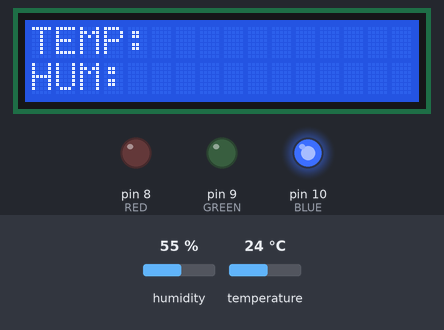
This sketch was run on a simulated Arduino Uno, built with avr-gcc and run on an emulated ATmega328P. On the bench: 16×2 character LCD, output pins drawn as LEDs (lit = HIGH). The test bench sets the inputs (shaded band); at power-on: temperature 24 °C, humidity 55 %.

Above: at 1.2 s.
1.3 s: temperature set to 22.7 °C
At 10.4 s:
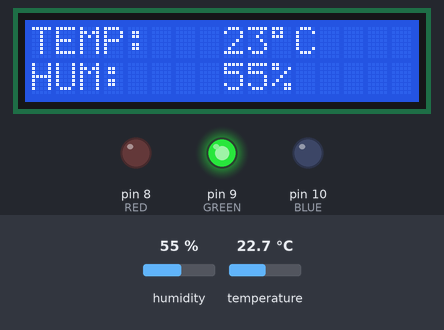
16.2 s: temperature set to 28 °C
At 20.4 s:
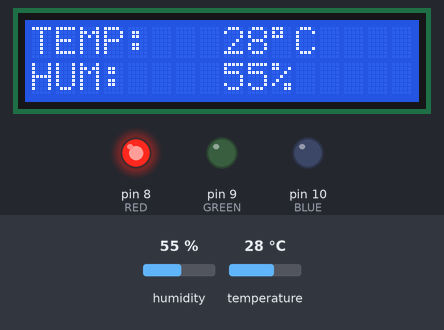
31.1 s: temperature set to 12 °C
At 40.4 s:
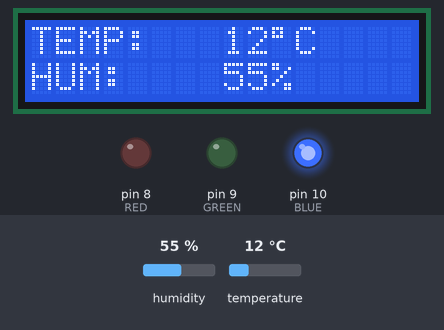
46.0 s: humidity set to 22 %
At 50.4 s:
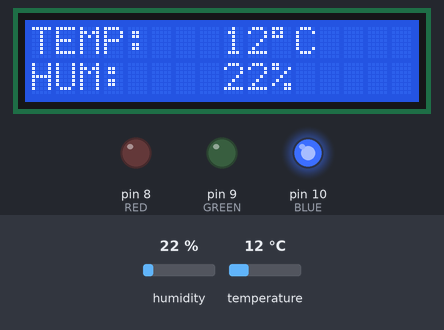
Timing chart, 0 to 51.9 s (numbered marks = the images above; inputs shaded):
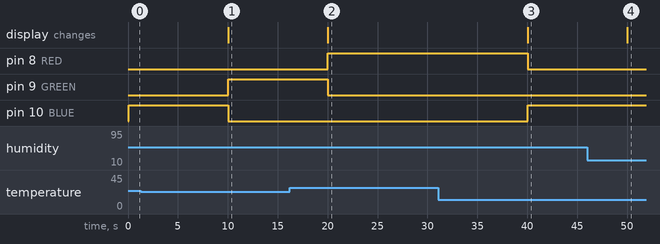

Measured:
- the behaviour switches between 23.5 and 23.4 °C on temperature (found by bisection; images 0 and 1)
- after the input at 1.3 s, pin 8 (RED): stays LOW (without the input it goes to HIGH after 8.7 s); pin 9 (GREEN): LOW → HIGH after 8.7 s; the display: changes after 8.7 s (image 1)
- after the input at 16.2 s, pin 8 (RED): LOW → HIGH after 3.8 s; pin 9 (GREEN): HIGH → LOW after 3.8 s; the display: changes after 3.8 s (image 2)
- after the input at 31.1 s, pin 8 (RED): HIGH → LOW after 8.9 s; pin 10 (BLUE): LOW → HIGH after 8.9 s; the display: changes after 8.9 s (image 3)
- after the input at 46.0 s, the display: changes after 4.0 s (image 4)

The sketch:

LCD_Thermometer.ino
```cpp
#include <Wire.h>
#include <LiquidCrystal_I2C.h>
#include <DHT.h>
const int DHT_PIN=7;
const long interval=10000;
const int RED=8, GREEN=9, BLUE=10;
const int MIN=19, MAX=23;
unsigned long prevMill=0;
unsigned long currMill;
int temp;
int hum;
LiquidCrystal_I2C lcd(0x27,16,2);
DHT sens(DHT_PIN,11);
void setup()
{
  pinMode(RED, OUTPUT);
  pinMode(GREEN, OUTPUT);
  pinMode(BLUE, OUTPUT);
  lcd.init();
  lcd.backlight();
  lcd.setCursor(0,0);
  lcd.print("TEMP:");
  lcd.setCursor(0,1);
  lcd.print("HUM:");
  sens.begin();
}
void loop()
{
  currMill=millis();
  if(currMill-prevMill>=interval){
    prevMill=currMill;
    temp= sens.readTemperature();
    hum= sens.readHumidity();
    lcd.setCursor(8,0);
    lcd.print(temp);
    lcd.print((char)223);
    lcd.print("C");
    lcd.setCursor(8,1);
    lcd.print(hum);
    lcd.print("%");
    }
  if(temp<MIN){
    digitalWrite(RED, LOW);
    digitalWrite(GREEN, LOW);
    digitalWrite(10, HIGH);
  }
  else if(temp>MAX){
    digitalWrite(8, HIGH);
    digitalWrite(GREEN, LOW);
    digitalWrite(BLUE, LOW);
  }
  else{
    digitalWrite(RED, LOW);
    digitalWrite(9, HIGH);
    digitalWrite(BLUE, LOW);
  }
}
```
